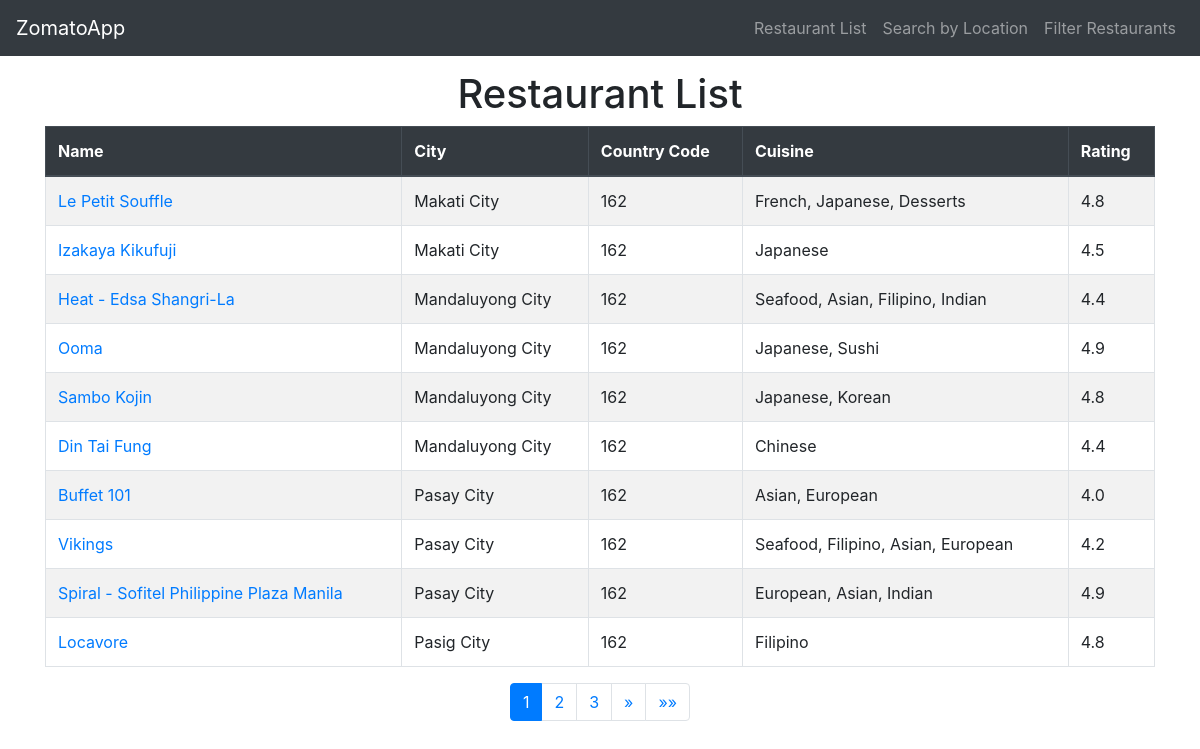
The page /restaurants/ on the database its author committed.
### zomatoapp/models.py (models this page shows, shortened)
class Restaurant(models.Model):
    restaurant_id = models.IntegerField(unique=True)
    name = models.CharField(max_length=255)
    country_code = models.IntegerField()
    city = models.CharField(max_length=100)
    address = models.TextField()
    locality = models.CharField(max_length=255)
    longitude = models.FloatField()
    latitude = models.FloatField()
    cuisines = models.CharField(max_length=255)
    average_cost_for_two = models.DecimalField(max_digits=10, decimal_places=2)
    currency = models.CharField(max_length=50)
    has_table_booking = models.BooleanField()
    has_online_delivery = models.BooleanField()
    is_delivering_now = models.BooleanField()
    switch_to_order_menu = models.BooleanField()
    price_range = models.IntegerField()
    aggregate_rating = models.FloatField()
    rating_color = models.CharField(max_length=50)
    rating_text = models.CharField(max_length=50)
    votes = models.IntegerField()

### zomatoapp/views.py (the view)
# urls.py: path('restaurants/', RestaurantListView.as_view(), name='restaurant_list'),
class RestaurantListView(View):
    def get(self, request):
        restaurants = Restaurant.objects.all()
        paginator = Paginator(restaurants, 10)  # Show 10 restaurants per page
        page_number = request.GET.get('page')
        page_obj = paginator.get_page(page_number)
        return render(request, 'zomatoapp/restaurant_list.html', {'restaurants': page_obj, 'page_obj': page_obj})

### zomatoapp/templates/zomatoapp/restaurant_list.html (shortened to what this page needs)
<!DOCTYPE html>
<html lang="en">
<head>
    <link rel="stylesheet" href="https://stackpath.bootstrapcdn.com/bootstrap/4.5.2/css/bootstrap.min.css">
</head>
<body>
    <nav class="navbar navbar-expand-lg navbar-dark bg-dark fixed-top">
        <a class="navbar-brand" href="#">ZomatoApp</a>
        <div class="collapse navbar-collapse" id="navbarNav">
            <ul class="navbar-nav ml-auto">
                <li class="nav-item">
                    <a class="nav-link" href="{% url 'restaurant_list' %}">Restaurant List</a>
                </li>
                <li class="nav-item">
                    <a class="nav-link" href="{% url 'search_by_location' %}">Search by Location</a>
                </li>
                <li class="nav-item">
                    <a class="nav-link" href="{% url 'filter_restaurant' %}">Filter Restaurants</a>
                </li>
            </ul>
        </div>
    </nav>
    <div class="container">
        <h1 class="text-center">Restaurant List</h1>
        <table class="table table-striped table-bordered">
            <thead class="thead-dark">
                <tr>
                    <th scope="col">Name</th>
                    <th scope="col">City</th>
                    <th scope="col">Country Code</th>
                    <th scope="col">Cuisine</th>
                    <th scope="col">Rating</th>
                </tr>
            </thead>
            <tbody>
                {% for restaurant in restaurants %}
                    <tr>
                        <td><a href="{% url 'restaurant_detail' restaurant.restaurant_id %}" class="text-decoration-none">{{ restaurant.name }}</a></td>
                        <td>{{ restaurant.city }}</td>
                        <td>{{ restaurant.country_code }}</td>
                        <td>{{ restaurant.cuisines }}</td>
                        <td>{{ restaurant.aggregate_rating }}</td>
                    </tr>
                {% endfor %}
            </tbody>
        </table>
        <nav aria-label="Page navigation">
            <ul class="pagination justify-content-center">
                {% for num in page_obj.paginator.page_range %}
                    {% if page_obj.number == num %}
                        <li class="page-item active"><span class="page-link">{{ num }}</span></li>
                    {% elif num > page_obj.number|add:-3 and num < page_obj.number|add:3 %}
                        <li class="page-item"><a class="page-link" href="?page={{ num }}">{{ num }}</a></li>
                    {% endif %}
                {% endfor %}
                {% if page_obj.has_next %}
                    <li class="page-item">
                        <a class="page-link" href="?page={{ page_obj.next_page_number }}" aria-label="Next">
                            <span aria-hidden="true">&raquo;</span>
                        </a>
                    </li>
                    <li class="page-item">
                        <a class="page-link" href="?page={{ page_obj.paginator.num_pages }}" aria-label="Last">
                            <span aria-hidden="true">&raquo;&raquo;</span>
                        </a>
                    </li>
                {% endif %}
            </ul>
        </nav>
    </div>
</body>
</html>

### zomatoapp/templates/zomatoapp/restaurant_list.html (style rules this page uses)
body { padding-top: 70px; }
.table th, .table td { vertical-align: middle; }

### rows shown on the page
Restaurant: name "Le Petit Souffle", city "Makati City", country_code "162", cuisines "French, Japanese, Desserts", aggregate_rating "4.8"
Restaurant: name "Izakaya Kikufuji", city "Makati City", country_code "162", cuisines "Japanese", aggregate_rating "4.5"
Restaurant: name "Heat - Edsa Shangri-La", city "Mandaluyong City", country_code "162", cuisines "Seafood, Asian, Filipino, Indian", aggregate_rating "4.4"
Restaurant: name "Ooma", city "Mandaluyong City", country_code "162", cuisines "Japanese, Sushi", aggregate_rating "4.9"
Restaurant: name "Sambo Kojin", city "Mandaluyong City", country_code "162", cuisines "Japanese, Korean", aggregate_rating "4.8"
Restaurant: name "Din Tai Fung", city "Mandaluyong City", country_code "162", cuisines "Chinese", aggregate_rating "4.4"
Restaurant: name "Buffet 101", city "Pasay City", country_code "162", cuisines "Asian, European", aggregate_rating "4.0"
Restaurant: name "Vikings", city "Pasay City", country_code "162", cuisines "Seafood, Filipino, Asian, European", aggregate_rating "4.2"
Restaurant: name "Spiral - Sofitel Philippine Plaza Manila", city "Pasay City", country_code "162", cuisines "European, Asian, Indian", aggregate_rating "4.9"
Restaurant: name "Locavore", city "Pasig City", country_code "162", cuisines "Filipino", aggregate_rating "4.8"

### other values the page prints
{{ num }} "1"
{{ num }} "2" "3"
